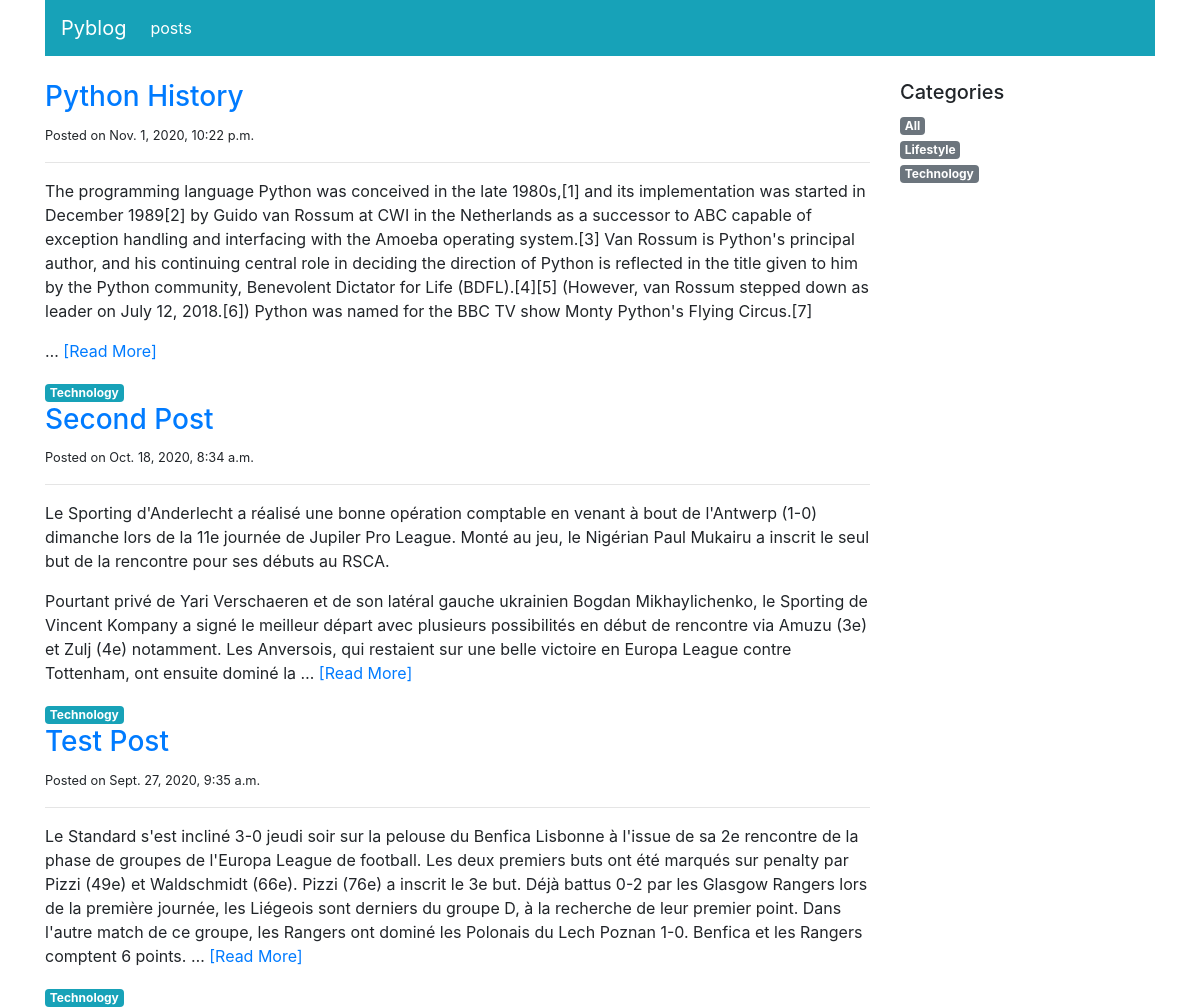
Page /blog/posts/ on the committed database.
### blog/models.py (models this page shows, shortened)
class Post(models.Model):
    title = models.CharField(max_length=166)
    category = models.ForeignKey('PostCategory',
                                 null=True,
                                 blank=True,
                                 on_delete=models.DO_NOTHING)
    published = models.BooleanField(default=False)
    text = models.TextField(blank=True)
    created_at = models.DateTimeField(auto_now_add=True,null=True)

class PostCategory(models.Model):
    name = models.CharField(max_length=50)
    def slug(self):
        return slugify(self.name)

### blog/views.py (the view)
# urls.py: path('posts/', views.post_list, name='home'),
def post_list(request, category_name=model_helpers.post_category_all.slug()):
    category, posts = model_helpers.get_category_and_posts(category_name)
    categories = model_helpers.get_category()
    context = {
        'navigation_items': navigation.navigation_items(navigation.NAV_POSTS),
        'category': category,
        'posts': posts,
        'categories': categories,
    }
    return render(request, 'blog/post_list.html', context)

### blog/model_helpers.py (called while the page is built, shortened)
def get_category_and_posts(category_name):
    posts = Post.objects.filter(published=True)
    if category_name == post_category_all.slug():
        category = post_category_all
    posts=posts.order_by('-created_at')
    return category, posts

def get_category():
    categories=list(PostCategory.objects.all().order_by('name'))
    categories.insert(0,post_category_all)
    return categories

### blog/navigation.py (called while the page is built)
def navigation_items(selected_item):
    items = []
    for name, url in NAV_ITEMS:
        items.append({
            'name': name,
            'url': url,
            'active': True if selected_item == name else False
        })
    return items

### blog/templates/blog/post_list.html (shortened to what this page needs)
{% extends 'base.html' %}
{% block content %}
<div class="col-sm-9">
    {% for post in posts %}
    <div>
        <h3><a href="{% url 'post_detail' post.pk %}">{{post.title}}</a></h3>
        <small>Posted on {{ post.created_at}}</small>
        <hr>
        <p class="text-muted">
            {{ post.text|linebreaks|safe|truncatewords:100 }}
            <a href="{% url 'post_detail' post.pk %}">[Read More]</a>
        </p>
        <a href="{% url 'post_list' post.category.slug %}" class="badge badge-info">
            {{ post.category.name|capfirst }}</a>
    </div>
    {% endfor %}
</div>
<div class="col-sm-3">
    <h5>Categories</h5>
    <ul class="list-unstyled">
        {% for cat in categories %}
        <li>
            <a href="{% url 'post_list' cat.slug %}"
               class="badge badge-secondary">
                {{ cat.name|capfirst }}
            </a>
        </li>
        {% endfor %}
    </ul>
</div>
{% endblock content %}

### rows in the picture
Post: title "Python History", created_at "Nov. 1, 2020, 10:22 p.m.", text "The programming language Python was conceived in the late 1980s,[1] and its implementation was started in December 1989[2] by Guido van Rossum at CWI in the Netherlands as a successor to ABC capable of exception handling and interfacing with the Amoeba operating system.[3] Van Rossum is Python's principal author, and his continuing central role in deciding the direction of Python is reflected in the title given to him by the Python community, Benevolent Dictator for Life (BDFL).[4][5] (However, van Rossum stepped down as leader on July 12, 2018.[6]) Python was named for the BBC TV show Monty Python's Flying Circus.[7] …", category.name "Technology"
Post: title "Second Post", created_at "Oct. 18, 2020, 8:34 a.m.", text "Le Sporting d'Anderlecht a réalisé une bonne opération comptable en venant à bout de l'Antwerp (1-0) dimanche lors de la 11e journée de Jupiler Pro League. Monté au jeu, le Nigérian Paul Mukairu a inscrit le seul but de la rencontre pour ses débuts au RSCA. Pourtant privé de Yari Verschaeren et de son latéral gauche ukrainien Bogdan Mikhaylichenko, le Sporting de Vincent Kompany a signé le meilleur départ avec plusieurs possibilités en début de rencontre via Amuzu (3e) et Zulj (4e) notamment. Les Anversois, qui restaient sur une belle victoire en Europa League contre Tottenham, ont ensuite dominé la …", category.name "Technology"
Post: title "Test Post", created_at "Sept. 27, 2020, 9:35 a.m.", text "Le Standard s'est incliné 3-0 jeudi soir sur la pelouse du Benfica Lisbonne à l'issue de sa 2e rencontre de la phase de groupes de l'Europa League de football. Les deux premiers buts ont été marqués sur penalty par Pizzi (49e) et Waldschmidt (66e). Pizzi (76e) a inscrit le 3e but. Déjà battus 0-2 par les Glasgow Rangers lors de la première journée, les Liégeois sont derniers du groupe D, à la recherche de leur premier point. Dans l'autre match de ce groupe, les Rangers ont dominé les Polonais du Lech Poznan 1-0. Benfica et les Rangers comptent 6 points. …", category.name "Technology"
PostCategory: name "Lifestyle"
PostCategory: name "Technology"

### other values in the picture
{{ item.name }} "posts"
{{ cat.name|capfirst }} "All"
